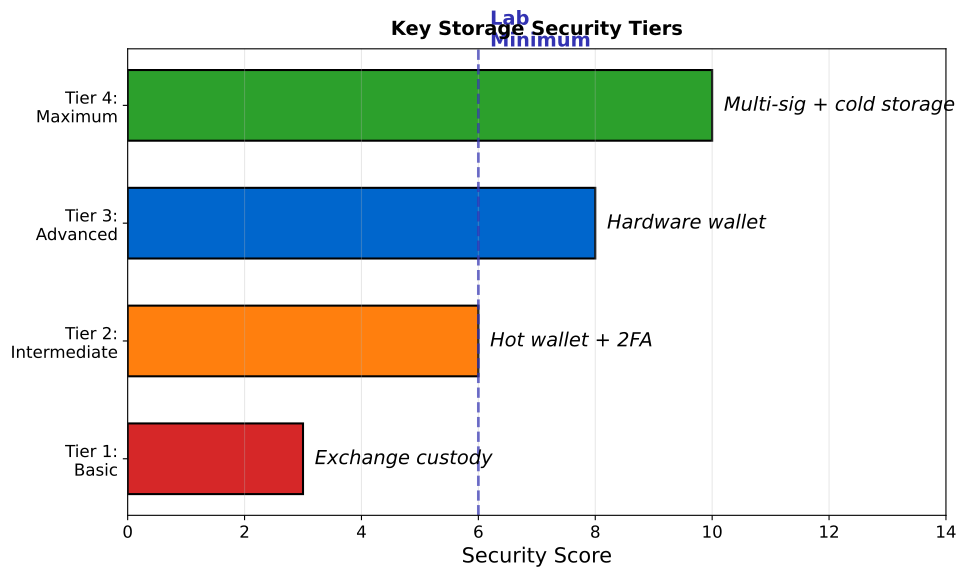

Write Python code to recreate this figure.
"""
Security Levels for Key Storage
Tier comparison
"""

import matplotlib.pyplot as plt
import numpy as np
from pathlib import Path

CHART_METADATA = {
    'title': 'Security Levels',
    'url': 'https://github.com/Digital-AI-Finance/Blockchain_Crypto/tree/main/Module_A_Blockchain_Foundations/L08_Lab_Wallet_Setup/charts/02_security_levels'
}

plt.rcParams.update({
    'font.size': 14,
    'axes.labelsize': 14,
    'axes.titlesize': 16,
    'xtick.labelsize': 12,
    'ytick.labelsize': 12,
    'legend.fontsize': 12,
    'figure.figsize': (10, 6),
    'figure.dpi': 150
})

MLPURPLE = '#3333B2'
MLBLUE = '#0066CC'
MLORANGE = '#FF7F0E'
MLGREEN = '#2CA02C'
MLRED = '#D62728'

fig, ax = plt.subplots(figsize=(10, 6))

# Security tiers
tiers = ['Tier 1:\nBasic', 'Tier 2:\nIntermediate', 'Tier 3:\nAdvanced', 'Tier 4:\nMaximum']
scores = [3, 6, 8, 10]
examples = ['Exchange custody', 'Hot wallet + 2FA', 'Hardware wallet', 'Multi-sig + cold storage']
colors = [MLRED, MLORANGE, MLBLUE, MLGREEN]

bars = ax.barh(tiers, scores, color=colors, edgecolor='black', linewidth=1.5, height=0.6)

for bar, example in zip(bars, examples):
    ax.text(bar.get_width() + 0.2, bar.get_y() + bar.get_height()/2,
            example, ha='left', va='center', fontsize=10, style='italic')

ax.set_xlabel('Security Score', fontsize=12)
ax.set_xlim(0, 14)
ax.grid(True, alpha=0.3, axis='x')

# Lab recommendation
ax.axvline(x=6, color=MLPURPLE, linestyle='--', linewidth=2, alpha=0.7)
ax.text(6.2, 3.5, 'Lab\nMinimum', fontsize=9, color=MLPURPLE, fontweight='bold')

ax.set_title('Key Storage Security Tiers', fontweight='bold', fontsize=14, pad=10)

plt.tight_layout()
output_path = Path(__file__).parent / 'chart.pdf'
plt.savefig(output_path, bbox_inches='tight', dpi=300)
print(f"Chart saved to: {output_path.absolute()}")
plt.close()
